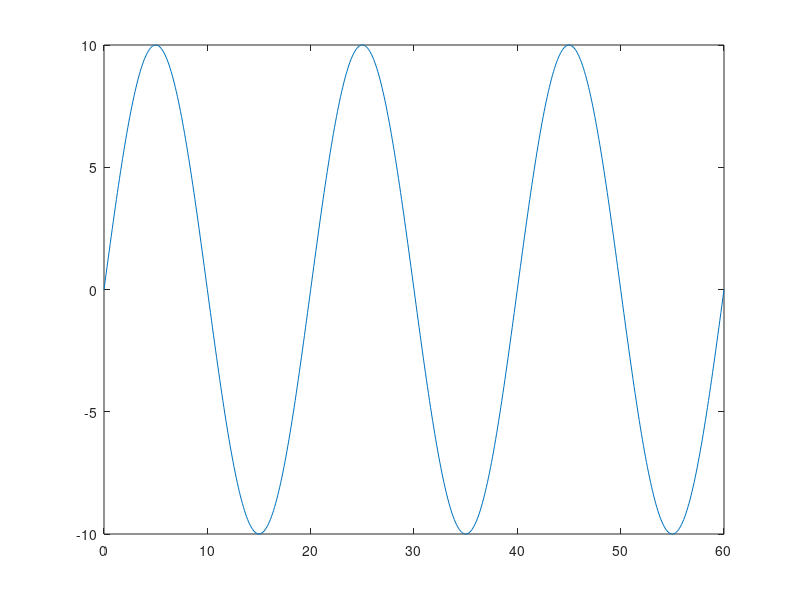

MATLAB code to generate this figure: (Note: this script raises an error after producing the figure.)
% Set axes limit.

clear all;
addpath('../lib');

%% lets plot 3 cycles of 50Hz AC voltage
f = 50;
Vm = 10;
phi = 0;

% generate the signal
t = [0:0.0001:3/f];
th = 2*pi*f*t;
v = Vm*sin(th+phi);

%% plot now
figure;
plot(t*1E3, v);

plt = Plot();

plt.XLabel = 'Time, t (ms)'; % xlabel
plt.YLabel = 'Voltage, V (V)'; %ylabel
plt.XLim = [0, 40]; % set x axis limit
plt.YLim = [-11, 11]; % set y axis limit

% Save? comment the following line if you do not want to save
plt.export('plotAxisLimit.jpg'); 
    